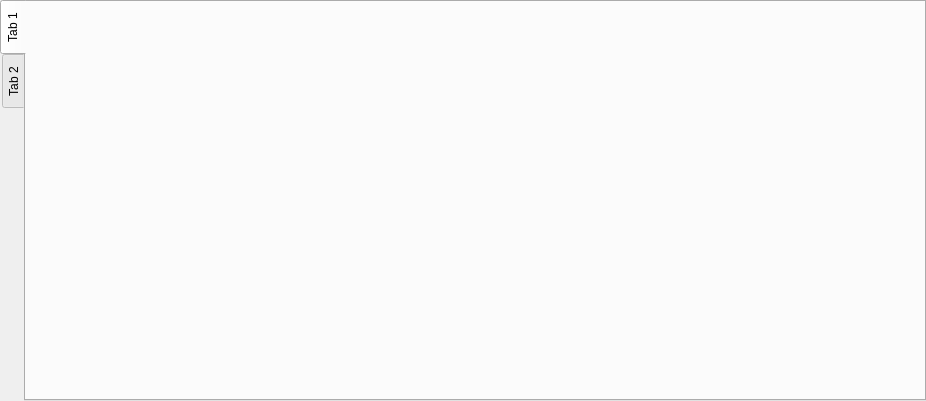
<?xml version="1.0" encoding="UTF-8"?>
<ui version="4.0">
 <class>Form</class>
 <widget class="QWidget" name="Form">
  <property name="geometry">
   <rect>
    <x>0</x>
    <y>0</y>
    <width>926</width>
    <height>401</height>
   </rect>
  </property>
  <property name="windowTitle">
   <string>Form</string>
  </property>
  <layout class="QHBoxLayout" name="horizontalLayout">
   <property name="leftMargin">
    <number>0</number>
   </property>
   <property name="topMargin">
    <number>0</number>
   </property>
   <property name="rightMargin">
    <number>0</number>
   </property>
   <property name="bottomMargin">
    <number>0</number>
   </property>
   <item>
    <widget class="QTabWidget" name="tabWidget">
     <property name="tabPosition">
      <enum>QTabWidget::West</enum>
     </property>
     <property name="currentIndex">
      <number>0</number>
     </property>
     <widget class="QWidget" name="tab">
      <attribute name="title">
       <string>Tab 1</string>
      </attribute>
     </widget>
     <widget class="QWidget" name="tab_2">
      <attribute name="title">
       <string>Tab 2</string>
      </attribute>
     </widget>
    </widget>
   </item>
  </layout>
 </widget>
 <resources/>
 <connections/>
</ui>
